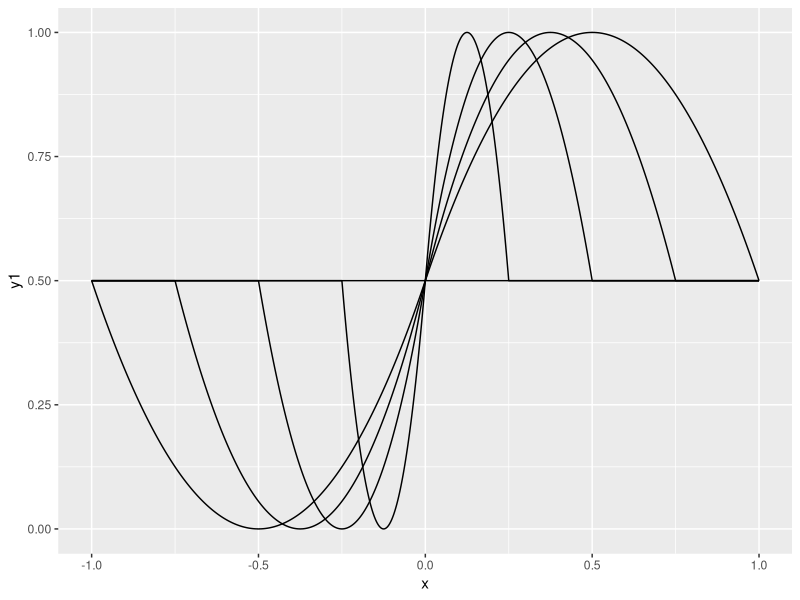

The R source for this figure:
## ---- chunk 1
library(tidyverse)
set.seed(42) # replace *** with a random seed of your choice
## ---- chunk 2
# Q1a code here
library(tidyverse)
pix <- function(x, mu = 1) {
 case_when(
  abs(x) > 1 ~ 0,
  abs(x) < mu ~ 0.5 + (2 * x * (mu - abs(x)) / (mu * mu)),
  .default =  0.5
 )
}

n <- 10000
# plotting density for pix
x <- seq(-1,1,length.out = n)
mu <- c(0, 0.25, 0.5, 0.75, 1)
df <- tibble(
  x = x,
  y1 = pix(x,mu[1]),
  y2 = pix(x,mu[2]),
  y3 = pix(x,mu[3]),
  y4 = pix(x,mu[4]),
  y5 = pix(x,mu[5])

)
mu <- c(0.5)
df |>
ggplot(aes(x = x)) + 
  geom_line(aes(y = y1)) +
  geom_line(aes(y = y2)) +
  geom_line(aes(y = y3)) +
  geom_line(aes(y = y4)) +
  geom_line(aes(y = y5))
  
# proposal = N(0,1)

sample_reject <- function(dtgt, 
                          dprop = dunif, # defaulted to uniform
                          rprop = runif, # defaulted to uniform
                          support = c(0,1), 
                          n,
                          scaling_const = NA,
                          ...) {
    log_ratio <- function(x) log(dtgt(x)) - log(dprop(x,...))

    # Sampled value
    X <- numeric(n)
    total_run <- 0
    accepted <- 0
   
    if (is.na(scaling_const)) {
        opt <- optimise(log_ratio, support, maximum = T)
        logM <- opt$objective
      } else {
        logM <- log(scaling_const)
      }
    
    if (!is.finite(logM)) stop("M is not finite; dtgt/dprop may be unbounded on the support")

    while (accepted < n) {
        # sampling from proposal dist
        z <- rprop(1,...)
        # total_run should be immediately updated after a random draw
        total_run <- total_run + 1
        if (z < support[1] || z > support[2]) next

        log_rz <- log_ratio(z)
        if (!is.finite(log_rz)) next

        log_p_qm <- log_rz - logM
        p_qm <- exp(log_p_qm) 
        if (p_qm > 1) p_qm <- 1

        if (runif(1) <= p_qm) {
            accepted <- accepted + 1
            X[accepted] <- z
          }
      }

    list(
        X = X,
        total_run = total_run,
        accept_rate = n / total_run,
        M = exp(logM)
      )
}

mu <- 0.5
output <- sample_reject(
  \(x) {pix(x, mu = mu)},
  dprop = dnorm,
  rprop = rnorm,
  support = c(-1,1),
  n = n
)
output$M
output$accept_rate
## ---- chunk 3
# Q1b code here

pi_p <- pix(output$X)
m <- 0
sum <- 0
for (i in seq_len(n)) {
  if (output$X[i] > - 1 && output$X[i] < 0.8 ) {
    m <- m + 1
    sum <- sum + pi_p[i]
  }
}
prob <- mean(output$X < 0.8)
prob
## ---- chunk 4
# Q2a code here

## ---- chunk 5
# Q2b code here

## ---- chunk 6
# Q3a code here

## ---- chunk 7
# Q3b code here

